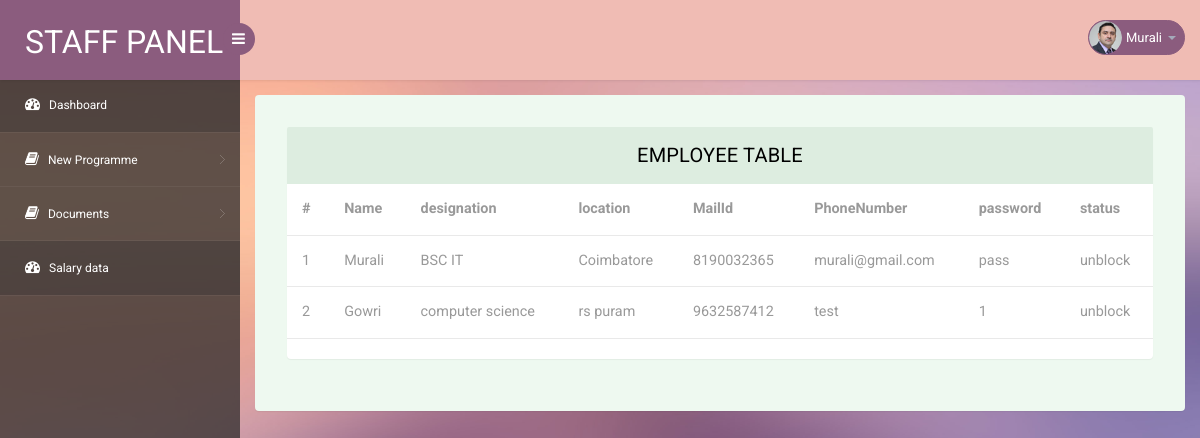
The page /staff/2View.php (signed in) on the database its author committed.
### tables this page shows
CREATE TABLE `employee` (
  `id` int(11) NOT NULL,
  `name` text NOT NULL,
  `designation` text NOT NULL,
  `location` text NOT NULL,
  `phone` text NOT NULL,
  `mail` text NOT NULL,
  `password` text NOT NULL,
  `per_day` decimal(10,2) NOT NULL,
  `pf` decimal(10,2) NOT NULL,
  `hra` decimal(10,2) NOT NULL,
  `doc1` longblob NOT NULL,
  `image1` longblob NOT NULL,
  `image2` longblob NOT NULL,
  `status` text NOT NULL,
  `dept` varchar(100) NOT NULL
);

### staff/2View.php (the view, shortened to what this page needs)
<!DOCTYPE html>
<head>
<link rel="stylesheet" href="css/bootstrap.min.css" >
<link href="css/style.css" rel='stylesheet' type='text/css' />
<link href="css/style-responsive.css" rel="stylesheet"/>
<link rel="stylesheet" href="css/font.css" type="text/css"/>
<link href="css/font-awesome.css" rel="stylesheet">
</head>
<body>
<?php
include 'header.php';
?>
<section id="main-content">
	<section class="wrapper">
		<div class="table-agile-info">
 <div class="panel panel-default">
    <div class="panel-heading">
    Employee table
    </div>
    <div>
    <div class="table-responsive">
      <table class="table" ui-jq="footable" ui-options='{
        "paging": {
          "enabled": true
        },
        "filtering": {
          "enabled": true
        },
        "sorting": {
          "enabled": true
        }}'>
        <thead>
          <tr>
            <th>#</th>
            <th>Name</th>
            <th>designation</th>
            <th>location</th>
            <th>MailId</th>
            <th>PhoneNumber</th>
            <th>password</th>
            <th>status</th>
          </tr>
        </thead>
        <tbody>
            <?php
            $sql = "SELECT * FROM `employee`";
            $result = $conn->query($sql);
            $r=1;
            if ($result->num_rows > 0) {
            while($row = $result->fetch_assoc()) {
            ?>
            <tr>
                <td><?php echo $r++; ?></td>
                <td><?php echo $row["name"]; ?></td>
                <td><?php echo $row["designation"]; ?></td>
                <td><?php echo $row["location"]; ?></td>
                <td><?php echo $row["phone"]; ?></td>
                <td><?php echo $row["mail"]; ?></td>
                <td><?php echo $row["password"]; ?></td>
                <td><?php echo $row["status"]; ?></td>
            </tr>
            <?php
            }
            }
            ?>
        </tbody>
      </table>
    </div>
    </div>
  </div>
</div>
</section>
</body>
</html>

### staff/css/style.css (style rules this page uses)
html, body { font-family: 'Roboto', sans-serif; font-size: 100%; overflow-x: hidden; background: url(../images/bg.jpg) no-repeat 0px 0px; background-size:cover; }
#main-content { margin-left:240px; -webkit-transition:all .3s ease-in-out; -moz-transition:all .3s ease-in-out; -o-transition:all .3s ease-in-out; transition:all .3s ease-in-out; }
.wrapper { display:inline-block; margin-top:80px; padding:15px; width:100%; }
.panel-heading { position: relative; height: 57px; line-height: 57px; letter-spacing: 0.2px; color: #000; font-size: 18px; font-weight: 400; padding: 0 16px; background:#ddede0; border-top-right-radius: 2px; border-top-left-radius: 2px; text-transform: uppercase; text-align: center; }
.panel { border: none ! important; }
.table>thead>tr>th { border-bottom: 1px solid #e1ab91 ! important; }
.table>tbody>tr>td, .table>tbody>tr>th, .table>tfoot>tr>td, .table>tfoot>tr>th, .table>thead>tr>td, .table>thead>tr>th { border-bottom: 1px solid #e9e9e9 ! important; }
.table > thead > tr > th, .table > tbody > tr > th, .table > tfoot > tr > th, .table > thead > tr > td, .table > tbody > tr > td, .table > tfoot > tr > td { border-top: none !important; }
.table td, .table>tbody>tr>td, .table>tbody>tr>th, .table>tfoot>tr>td, .table>tfoot>tr>th, .table>thead>tr>td, .table>thead>tr>th { padding: 15px!important; }
.table > thead > tr > th, .table > tbody > tr > th, .table > tfoot > tr > th, .table > thead > tr > td, .table > tbody > tr > td, .table > tfoot > tr > td { font-size: 0.9em; color: #999; border-top: none !important; }
.table-agile-info { background: #eef9f0; padding: 2em; border-radius: 4px; -webkit-box-shadow: 0 1px 1px rgba(0,0,0,.05); box-shadow: 0 1px 1px rgba(0,0,0,.05); }
.panel-default>.panel-heading { color: #000000 ! important; background-color: #ddede0 ! important; border-color: #ddede0 ! important; font-size: 20px; }

### rows shown on the page
employee: name "Murali", designation "BSC IT", location "Coimbatore", phone "8190032365", mail "murali@gmail.com", password "pass", status "unblock"
employee: name "Gowri", designation "computer science", location "rs puram", phone "9632587412", mail "test", password "1", status "unblock"

### other values the page prints
$_SESSION['employeeName'] "Murali"
